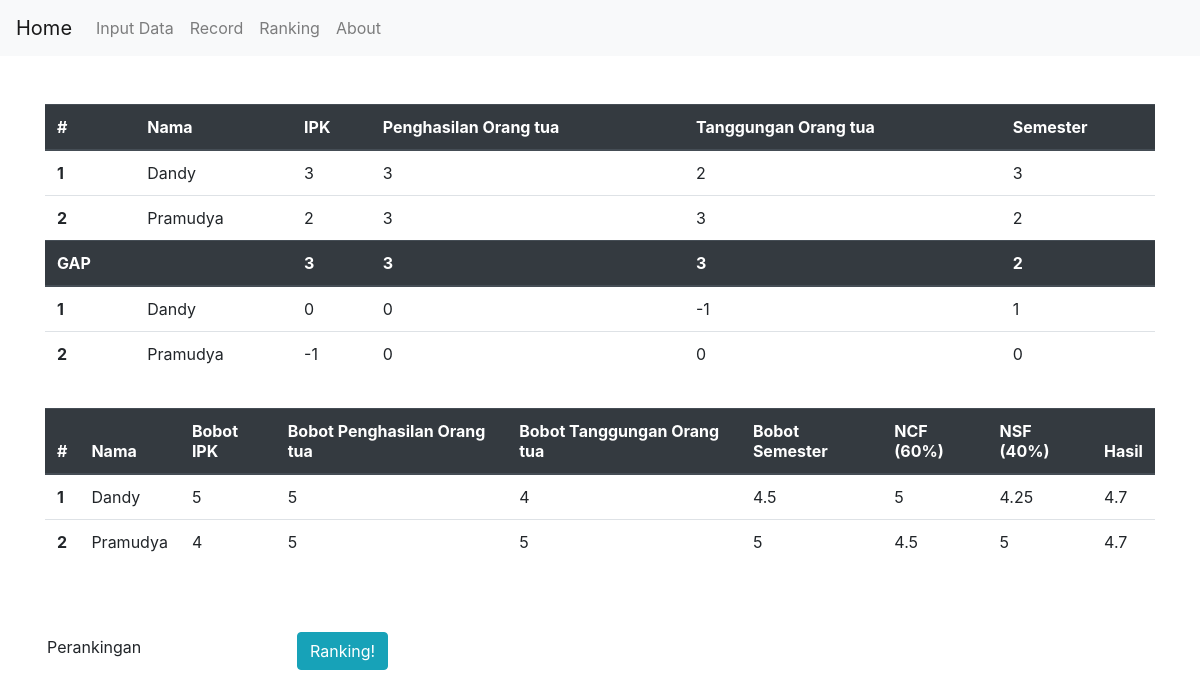
Screenshot of /hasil.php with the database file from the repository.
### tables this page shows
CREATE TABLE `siswa` (
  `nama` varchar(30) NOT NULL,
  `ipk` int(5) NOT NULL,
  `penghasilan` int(5) NOT NULL,
  `tanggungan` int(5) NOT NULL,
  `semester` int(5) NOT NULL
);

CREATE TABLE `gapsiswa` (
  `nama` varchar(30) NOT NULL,
  `gapipk` int(5) NOT NULL,
  `gappenghasilan` int(5) NOT NULL,
  `gaptanggungan` int(5) NOT NULL,
  `gapsmt` int(5) NOT NULL
);

CREATE TABLE `hasilsiswa` (
  `nama` varchar(30) NOT NULL,
  `bobotipk` float NOT NULL,
  `bobotpenghasilan` float NOT NULL,
  `bobottanggungan` float NOT NULL,
  `bobotsmt` float NOT NULL,
  `ncf` float NOT NULL,
  `nsf` float NOT NULL,
  `hasil` float NOT NULL
);

### hasil.php (the view, shortened to what this page needs)
<?php
    include "koneksi.php";
?>
<html>
<head>
    <link rel="stylesheet" href="https://stackpath.bootstrapcdn.com/bootstrap/4.3.1/css/bootstrap.min.css">
</head>
<body>
    <nav class="navbar navbar-expand-lg navbar-light bg-light">
        <a class="navbar-brand" href="index.php">Home</a>
        <div class="collapse navbar-collapse" id="navbarNav">
        <ul class="navbar-nav">
            <li class="nav-item">
                <a class="nav-link" href="inputdata.php">Input Data</a>
            </li>
          <li class="nav-item">
            <a class="nav-link" href="proses.php">Record</a>
          </li>
          <li class="nav-item">
            <a class="nav-link" href="rangking.php">Ranking</a>
          </li>
            <li class="nav-item">
                <a class="nav-link" href="about.php">About</a>
            </li>
        </ul>
        </div>
    </nav>
    <div class="container"><br><br>
    <form  role="form" method="post" class="form-inline">
        <table class="table">
            <thead class="thead-dark">
                <tr>
                  <th scope="col">#</th>
                  <th scope="col">Nama</th>
                  <th scope="col">IPK</th>
                  <th scope="col">Penghasilan Orang tua</th>
                  <th scope="col">Tanggungan Orang tua</th>
                  <th scope="col">Semester</th>
                </tr>
            </thead>
            <tbody>
                <?php
                    $query = mysqli_query($koneksi,"SELECT * FROM siswa");
                    if(mysqli_num_rows($query)>0){
                ?>
                <?php
                    $a = 1;
                    while($data = mysqli_fetch_array($query)){
                ?>
                <tr>
                  <th scope="row"><?php echo $a; ?></th>
                  <td><?php echo $data["nama"];?></td>
                  <td><?php echo $data["ipk"];?></td>
                  <td><?php echo $data["penghasilan"];?></td>
                  <td><?php echo $data["tanggungan"];?></td>
                  <td><?php echo $data["semester"];?></td>
                </tr>
                <?php $a++; } ?>
                <?php } ?>
            </tbody>
            <thead class="thead-dark">
                <tr>
                  <th scope="col">GAP</th>
                  <th scope="col"></th>
                  <th scope="col">3</th>
                  <th scope="col">3</th>
                  <th scope="col">3</th>
                  <th scope="col">2</th>
                </tr>
            </thead>
            <tbody>
                <?php
                    $query = mysqli_query($koneksi,"SELECT * FROM gapsiswa");
                    if(mysqli_num_rows($query)>0){
                ?>
                <?php
                    $a = 1;
                    while($data = mysqli_fetch_array($query)){
                ?>
                <tr>
                  <th scope="row"><?php echo $a; ?></th>
                  <td><?php echo $data["nama"];?></td>
                  <td><?php echo $data["gapipk"];?></td>
                  <td><?php echo $data["gappenghasilan"];?></td>
                  <td><?php echo $data["gaptanggungan"];?></td>
                  <td><?php echo $data["gapsmt"];?></td>
                </tr>
                <?php $a++; } ?>
                <?php } ?>
            </tbody>
        </table>
    </form>
    <table class="table">
        <thead class="thead-dark">
            <tr>
                <th scope="col">#</th>
                <th scope="col">Nama</th>
                <th scope="col">Bobot IPK</th>
                <th scope="col">Bobot Penghasilan Orang tua</th>
                <th scope="col">Bobot Tanggungan Orang tua</th>
                <th scope="col">Bobot Semester</th>
                <th scope="col">NCF (60%)</th>
                <th scope="col">NSF (40%)</th>
                <th scope="col">Hasil</th>
            </tr>
        </thead>
        <tbody>
            <?php
                $query = mysqli_query($koneksi,"SELECT * FROM hasilsiswa");
                if(mysqli_num_rows($query)>0){
            ?>
            <?php
                $a = 1;
                while($data = mysqli_fetch_array($query)){
            ?>
            <tr>
                <th scope="row"><?php echo $a; ?></th>
                <td><?php echo $data["nama"];?></td>
                <td><?php echo $data["bobotipk"];?></td>
                <td><?php echo $data["bobotpenghasilan"];?></td>
                <td><?php echo $data["bobottanggungan"];?></td>
                <td><?php echo $data["bobotsmt"];?></td>
                <td><?php echo $data["ncf"];?></td>
                <td><?php echo $data["nsf"];?></td>
                <td><?php echo $data["hasil"];?></td>
            </tr>
            <?php $a++; } ?>
            <?php } ?>
        </tbody>
    </table>
    <br><br>
    <form  role="form" method="post" action="rangking.php" class="form-inline">
        <div class="form-group mb-2">
            <input type="text" readonly class="form-control-plaintext" value="Perankingan">
        </div>
        <button type="submit" name="submitranking" class="btn btn-info">Ranking!</button>
    </form>
    </div>
</body>
</html>

### rows the page displays
siswa: nama "Dandy", ipk "3", penghasilan "3", tanggungan "2", semester "3"
siswa: nama "Pramudya", ipk "2", penghasilan "3", tanggungan "3", semester "2"
gapsiswa: nama "Dandy", gapipk "0", gappenghasilan "0", gaptanggungan "-1", gapsmt "1"
gapsiswa: nama "Pramudya", gapipk "-1", gappenghasilan "0", gaptanggungan "0", gapsmt "0"
hasilsiswa: nama "Dandy", bobotipk "5", bobotpenghasilan "5", bobottanggungan "4", bobotsmt "4.5", ncf "5", nsf "4.25", hasil "4.7"
hasilsiswa: nama "Pramudya", bobotipk "4", bobotpenghasilan "5", bobottanggungan "5", bobotsmt "5", ncf "4.5", nsf "5", hasil "4.7"
